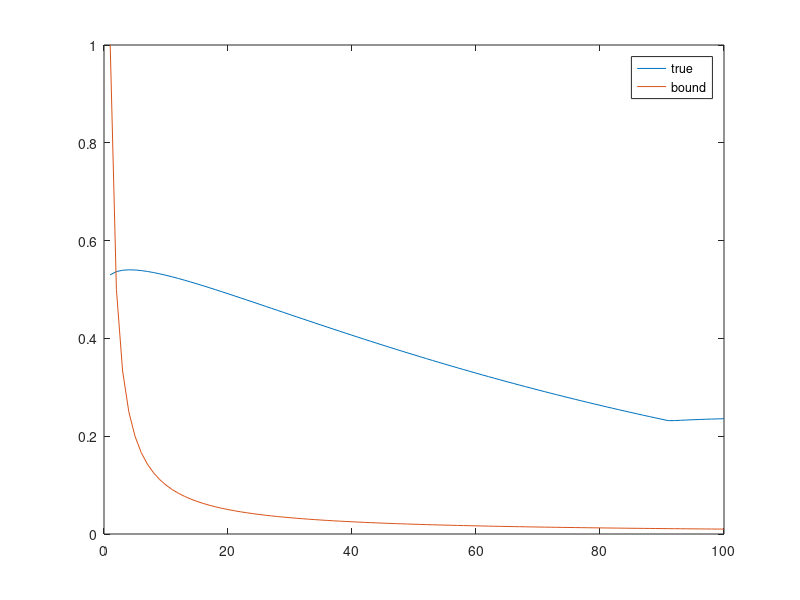

The MATLAB script that drew this image:
N = 100;
diff = zeros(N,1);
p = 0.01;
for n = 1 : 1 : N
    
    x = 0 : 1 : n;
    y_bin = binocdf(x,n,p);
    y_nor = normcdf(x, n*p, sqrt(n*p*(1-p)));
    
    % scatter(x, y_bin - y_nor);
    
    
    diff(n) = max(abs(y_bin - y_nor));
end
X = 1 : N; Y = 1 ./ X;
plot(X, diff, X, Y); 
legend('true','bound')
% max(diff) - 1/n


% p = 0.1;
% x = [0 : 1 : n];
% y_bin = binocdf(x,n,p);
% y_nor = normcdf(x, n*p, sqrt(n*p*(1-p))); 
% y_bin - y_nor
% diff = max(abs(y_bin - y_nor));